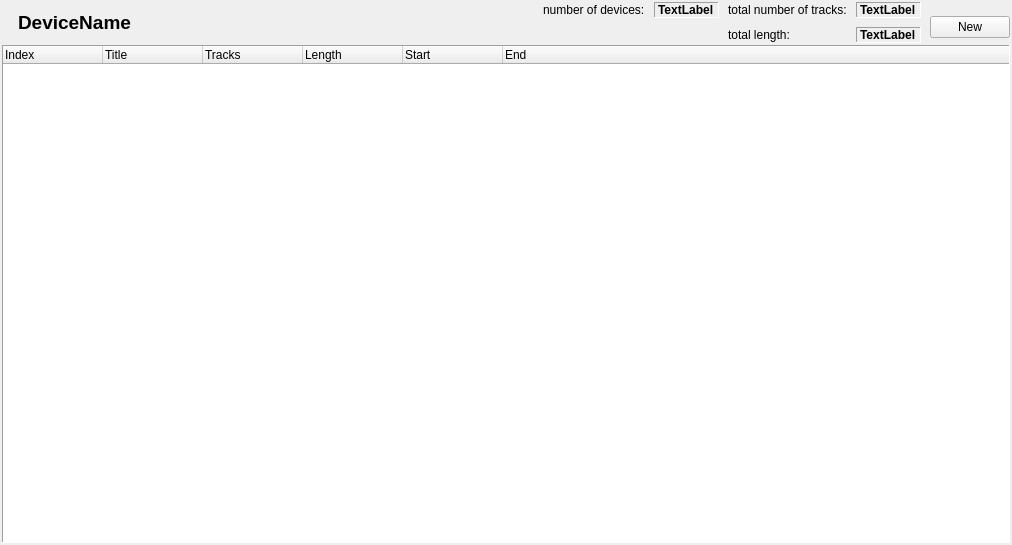
<?xml version="1.0" encoding="UTF-8"?>
<ui version="4.0">
 <class>deviceListClass</class>
 <widget class="QWidget" name="deviceListClass">
  <property name="geometry">
   <rect>
    <x>0</x>
    <y>0</y>
    <width>1012</width>
    <height>545</height>
   </rect>
  </property>
  <property name="windowTitle">
   <string>Device List</string>
  </property>
  <property name="windowIcon">
   <iconset resource="../resources.qrc">
    <normaloff>:/devices48/resources/tr48x48-0013.png</normaloff>:/devices48/resources/tr48x48-0013.png</iconset>
  </property>
  <layout class="QVBoxLayout" name="verticalLayout_2">
   <property name="spacing">
    <number>2</number>
   </property>
   <property name="margin">
    <number>2</number>
   </property>
   <item>
    <layout class="QHBoxLayout" name="horizontalLayout">
     <property name="spacing">
      <number>9</number>
     </property>
     <item>
      <widget class="QLabel" name="deviceIcon">
       <property name="text">
        <string/>
       </property>
       <property name="pixmap">
        <pixmap resource="../resources.qrc">:/devices48/resources/tr48x48-0013.png</pixmap>
       </property>
      </widget>
     </item>
     <item>
      <widget class="QLabel" name="deviceName">
       <property name="font">
        <font>
         <pointsize>14</pointsize>
         <weight>75</weight>
         <bold>true</bold>
        </font>
       </property>
       <property name="text">
        <string>DeviceName</string>
       </property>
      </widget>
     </item>
     <item>
      <spacer name="horizontalSpacer">
       <property name="orientation">
        <enum>Qt::Horizontal</enum>
       </property>
       <property name="sizeHint" stdset="0">
        <size>
         <width>40</width>
         <height>20</height>
        </size>
       </property>
      </spacer>
     </item>
     <item>
      <layout class="QFormLayout" name="formLayout_2">
       <property name="sizeConstraint">
        <enum>QLayout::SetDefaultConstraint</enum>
       </property>
       <property name="fieldGrowthPolicy">
        <enum>QFormLayout::AllNonFixedFieldsGrow</enum>
       </property>
       <property name="leftMargin">
        <number>0</number>
       </property>
       <item row="0" column="0">
        <widget class="QLabel" name="label_4">
         <property name="text">
          <string>number of devices:</string>
         </property>
        </widget>
       </item>
       <item row="0" column="1">
        <widget class="QLabel" name="totalDevices">
         <property name="font">
          <font>
           <weight>75</weight>
           <bold>true</bold>
          </font>
         </property>
         <property name="frameShape">
          <enum>QFrame::Panel</enum>
         </property>
         <property name="frameShadow">
          <enum>QFrame::Sunken</enum>
         </property>
         <property name="text">
          <string>TextLabel</string>
         </property>
        </widget>
       </item>
      </layout>
     </item>
     <item>
      <layout class="QFormLayout" name="formLayout">
       <property name="sizeConstraint">
        <enum>QLayout::SetDefaultConstraint</enum>
       </property>
       <property name="leftMargin">
        <number>0</number>
       </property>
       <item row="0" column="0">
        <widget class="QLabel" name="label_2">
         <property name="text">
          <string>total number of tracks:</string>
         </property>
        </widget>
       </item>
       <item row="1" column="0">
        <widget class="QLabel" name="label_3">
         <property name="text">
          <string>total length:</string>
         </property>
        </widget>
       </item>
       <item row="0" column="1">
        <widget class="QLabel" name="totalTracks">
         <property name="font">
          <font>
           <weight>75</weight>
           <bold>true</bold>
          </font>
         </property>
         <property name="frameShape">
          <enum>QFrame::Panel</enum>
         </property>
         <property name="frameShadow">
          <enum>QFrame::Sunken</enum>
         </property>
         <property name="text">
          <string>TextLabel</string>
         </property>
        </widget>
       </item>
       <item row="1" column="1">
        <widget class="QLabel" name="totalLength">
         <property name="font">
          <font>
           <weight>75</weight>
           <bold>true</bold>
          </font>
         </property>
         <property name="frameShape">
          <enum>QFrame::Panel</enum>
         </property>
         <property name="frameShadow">
          <enum>QFrame::Sunken</enum>
         </property>
         <property name="text">
          <string>TextLabel</string>
         </property>
        </widget>
       </item>
      </layout>
     </item>
     <item>
      <layout class="QVBoxLayout" name="verticalLayout">
       <item>
        <spacer name="verticalSpacer">
         <property name="orientation">
          <enum>Qt::Vertical</enum>
         </property>
         <property name="sizeType">
          <enum>QSizePolicy::Preferred</enum>
         </property>
         <property name="sizeHint" stdset="0">
          <size>
           <width>20</width>
           <height>10</height>
          </size>
         </property>
        </spacer>
       </item>
       <item>
        <widget class="QPushButton" name="newButton">
         <property name="text">
          <string>New</string>
         </property>
         <property name="icon">
          <iconset resource="../resources.qrc">
           <normaloff>:/icons/resources/filenew.png</normaloff>:/icons/resources/filenew.png</iconset>
         </property>
         <property name="iconSize">
          <size>
           <width>16</width>
           <height>16</height>
          </size>
         </property>
        </widget>
       </item>
      </layout>
     </item>
    </layout>
   </item>
   <item>
    <widget class="QTreeWidget" name="list">
     <property name="frameShape">
      <enum>QFrame::Panel</enum>
     </property>
     <property name="alternatingRowColors">
      <bool>true</bool>
     </property>
     <property name="rootIsDecorated">
      <bool>false</bool>
     </property>
     <column>
      <property name="text">
       <string>Index</string>
      </property>
     </column>
     <column>
      <property name="text">
       <string>Title</string>
      </property>
     </column>
     <column>
      <property name="text">
       <string>Tracks</string>
      </property>
     </column>
     <column>
      <property name="text">
       <string>Length</string>
      </property>
     </column>
     <column>
      <property name="text">
       <string>Start</string>
      </property>
     </column>
     <column>
      <property name="text">
       <string>End</string>
      </property>
     </column>
    </widget>
   </item>
  </layout>
 </widget>
 <resources>
  <include location="../resources.qrc"/>
 </resources>
 <connections/>
</ui>
